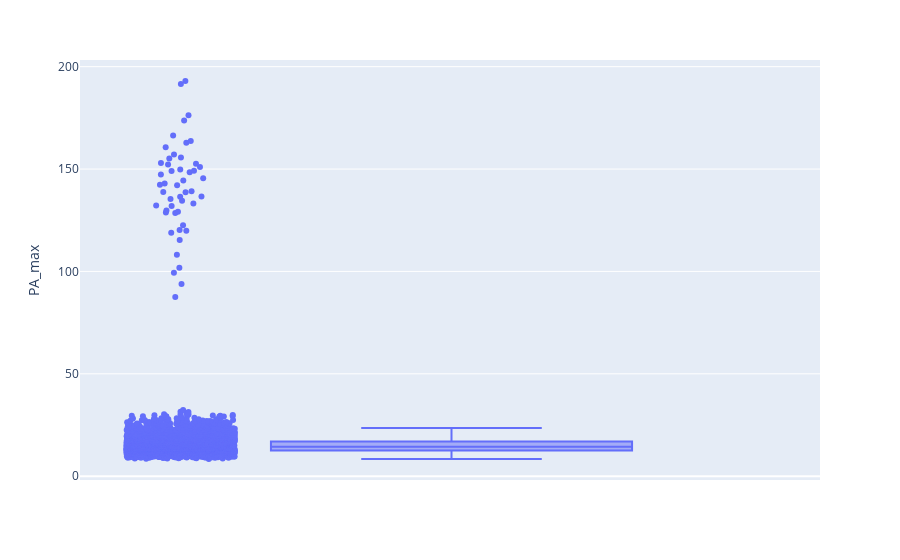

This figure's notebook cell:
### Code cell
fig_pa_max = px.box(df,  y = "PA_max", points='all') 
fig_pa_max.show()

### Figure 1 — Plotly figure (JSON) as saved in the notebook; plotly's stock layout.template omitted (floating-point values rounded to 4 significant figures; data arrays with more than 128 entries replaced by an {"elided": "..."} marker saying what was removed)
{"data": [{"alignmentgroup": "True", "boxpoints": "all", "hovertemplate": "PA_max=%{y}<extra></extra>", "legendgroup": "", "marker": {"color": "#636efa"}, "name": "", "notched": false, "offsetgroup": "", "orientation": "v", "showlegend": false, "type": "box", "x0": " ", "xaxis": "x", "y": {"elided": "4783 float values"}, "y0": " ", "yaxis": "y"}], "layout": {"boxmode": "group", "legend": {"tracegroupgap": 0}, "margin": {"t": 60}, "xaxis": {"anchor": "y", "domain": [0, 1]}, "yaxis": {"anchor": "x", "domain": [0, 1], "title": {"text": "PA_max"}}}}
